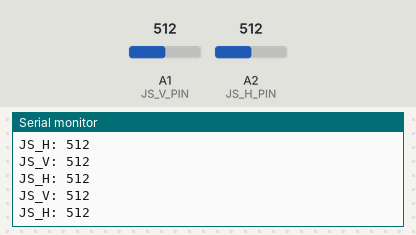
This sketch was run on a simulated Arduino Uno, built with avr-gcc and run on an emulated ATmega328P. Parts: the last lines printed to the serial monitor. The test bench sets the inputs (shaded band); at power-on: A1 (JS_V_PIN) = 512, A2 (JS_H_PIN) = 512.

Above: at 1.2 s.
1.3 s: A1 (JS_V_PIN) set to 716
At 1.56 s:
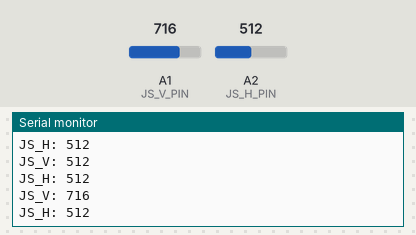
2.8 s: A2 (JS_H_PIN) set to 716
At 3.23 s:
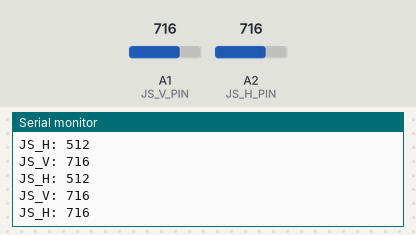
4.3 s: A1 (JS_V_PIN) set to 900
At 4.57 s:
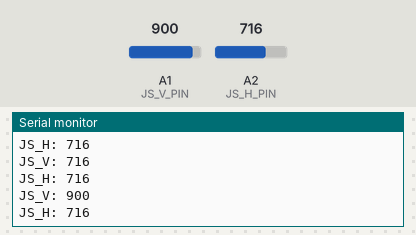
5.8 s: A2 (JS_H_PIN) set to 900
At 6.23 s:
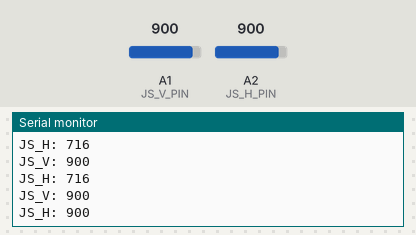
Timing chart, 0 to 8.3 s (numbered marks = the images above; inputs shaded):
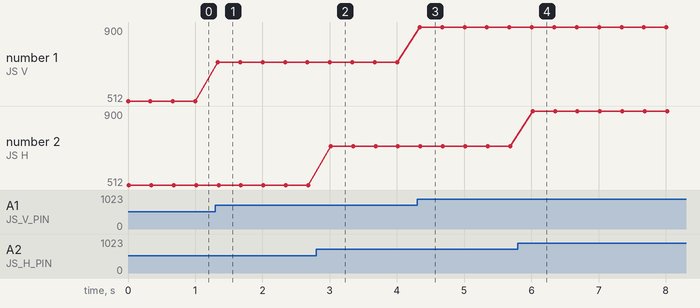

Measured:
- after the input at 1.3 s, the serial monitor: prints a new line at once (image 1)
- after the input at 2.8 s, the serial monitor: prints a new line after 0.21 s (image 2)
- after the input at 4.3 s, the serial monitor: prints a new line at once (image 3)
- after the input at 5.8 s, the serial monitor: prints a new line after 0.22 s (image 4)
- plotted number 1: 512 → 716 after the input at 1.3 s, 716 → 900 after the input at 4.3 s

The sketch:

Joystick_Test.ino
```cpp
#define JS_V_PIN A1
#define JS_H_PIN A2
int JS_V, JS_H;
void setup() {
  // put your setup code here, to run once:
  Serial.begin(9600);
}

void loop() {
  // put your main code here, to run repeatedly:
  JS_V = analogRead(JS_V_PIN);
  JS_H = analogRead(JS_H_PIN);
  Serial.print("JS_V: ");
  Serial.println(JS_V);
  Serial.print("JS_H: ");
  Serial.println(JS_H);
  delay(333);
}
```
